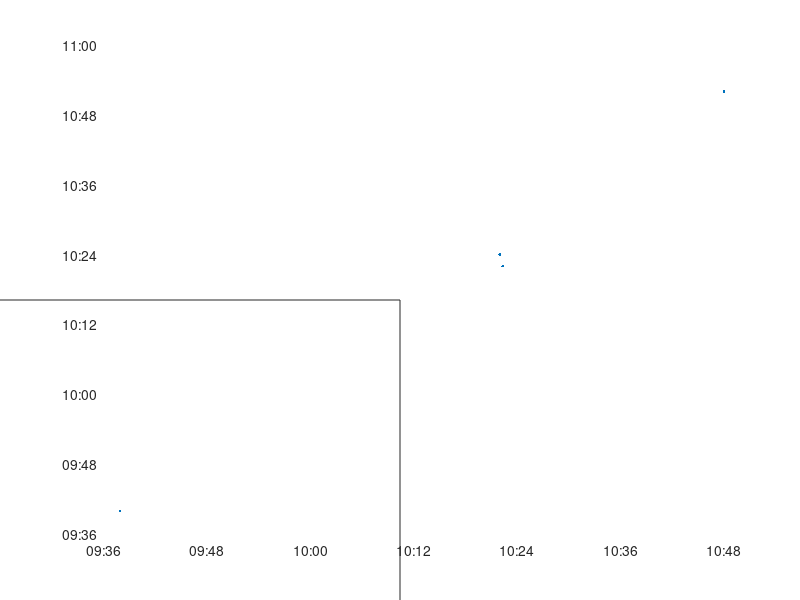
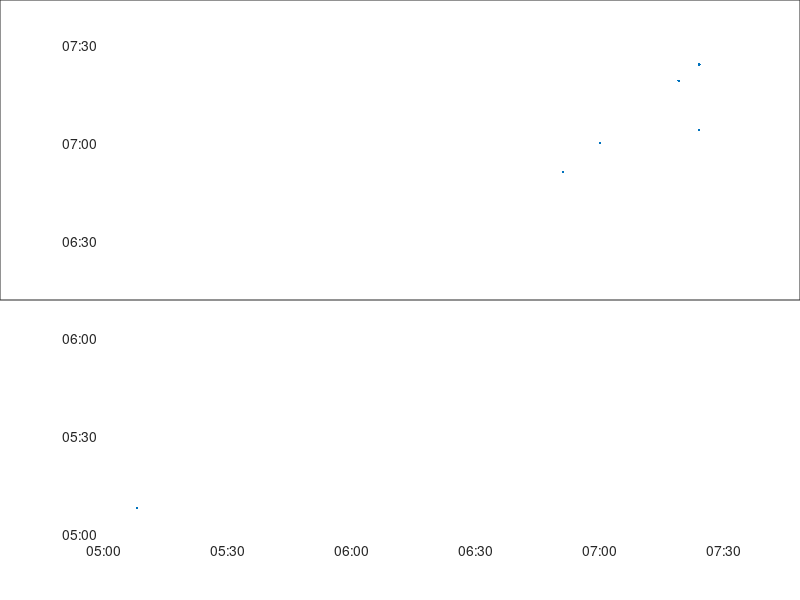

MATLAB code for these plots, in order:
bedSpark(1) = datenum([2017 10 12 10 48 00]);
bedSpark(2) = datenum([2017 10 12 10 59 00]);
bedSpark(3) = datenum([2017 10 12 9 37 50]);
bedSpark(4) = datenum([2017 10 12 10 22 17]);
bedSpark(5) = datenum([2017 10 12 10 49 48]);
bedSpark(6) = datenum([2017 10 12 10 21 58]);

bedActiwatch(1) = datenum([2017 10 12 10 52 00]);
bedActiwatch(2) = datenum([2017 10 12 11 04 00]);
bedActiwatch(3) = datenum([2017 10 12 9 40 00]);
bedActiwatch(4) = datenum([2017 10 12 10 22 00]);
bedActiwatch(5) = datenum([2017 10 12 10 54 00]);
bedActiwatch(6) = datenum([2017 10 12 10 24 00]);

wakeSpark(1) = datenum([2017 10 12 7 24 00]);
wakeSpark(2) = datenum([2017 10 12 5 08 00]);
wakeSpark(3) = datenum([2017 10 12 6 51 00]);
wakeSpark(4) = datenum([2017 10 12 7 24 00]);
wakeSpark(5) = datenum([2017 10 12 7 19 00]);
wakeSpark(6) = datenum([2017 10 12 7 00 00]);

wakeActiwatch(1) = datenum([2017 10 12 7 04 00]);
wakeActiwatch(2) = datenum([2017 10 12 5 08 00]);
wakeActiwatch(3) = datenum([2017 10 12 6 51 00]);
wakeActiwatch(4) = datenum([2017 10 12 7 24 00]);
wakeActiwatch(5) = datenum([2017 10 12 7 19 00]);
wakeActiwatch(6) = datenum([2017 10 12 7 00 00]);

figure
plot(bedSpark, bedActiwatch, '.')
datetick('x')
datetick('y')

figure
plot(wakeSpark, wakeActiwatch, '.')
datetick('x')
datetick('y')
